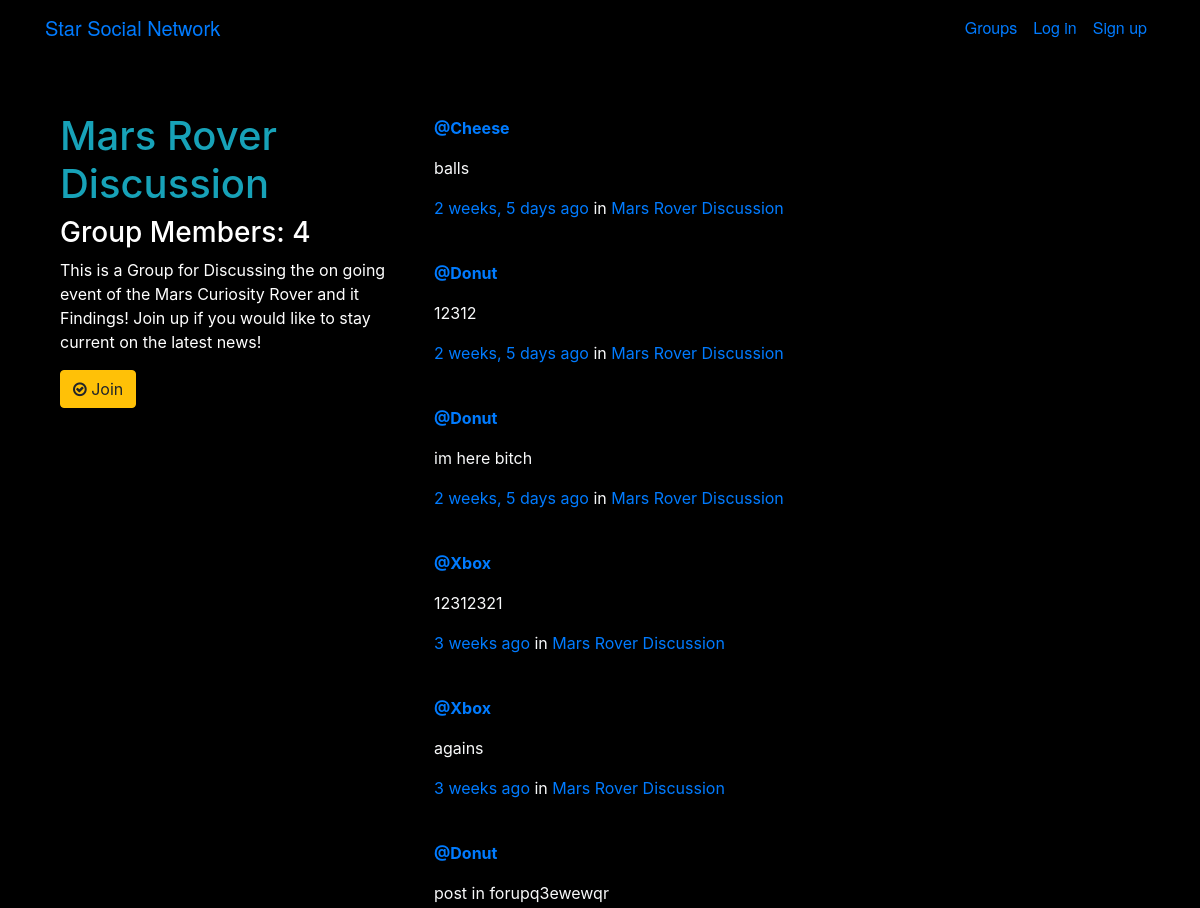
Page /groups/posts/in/mars-rover-discussion/ (upper part) on the earlier database version.
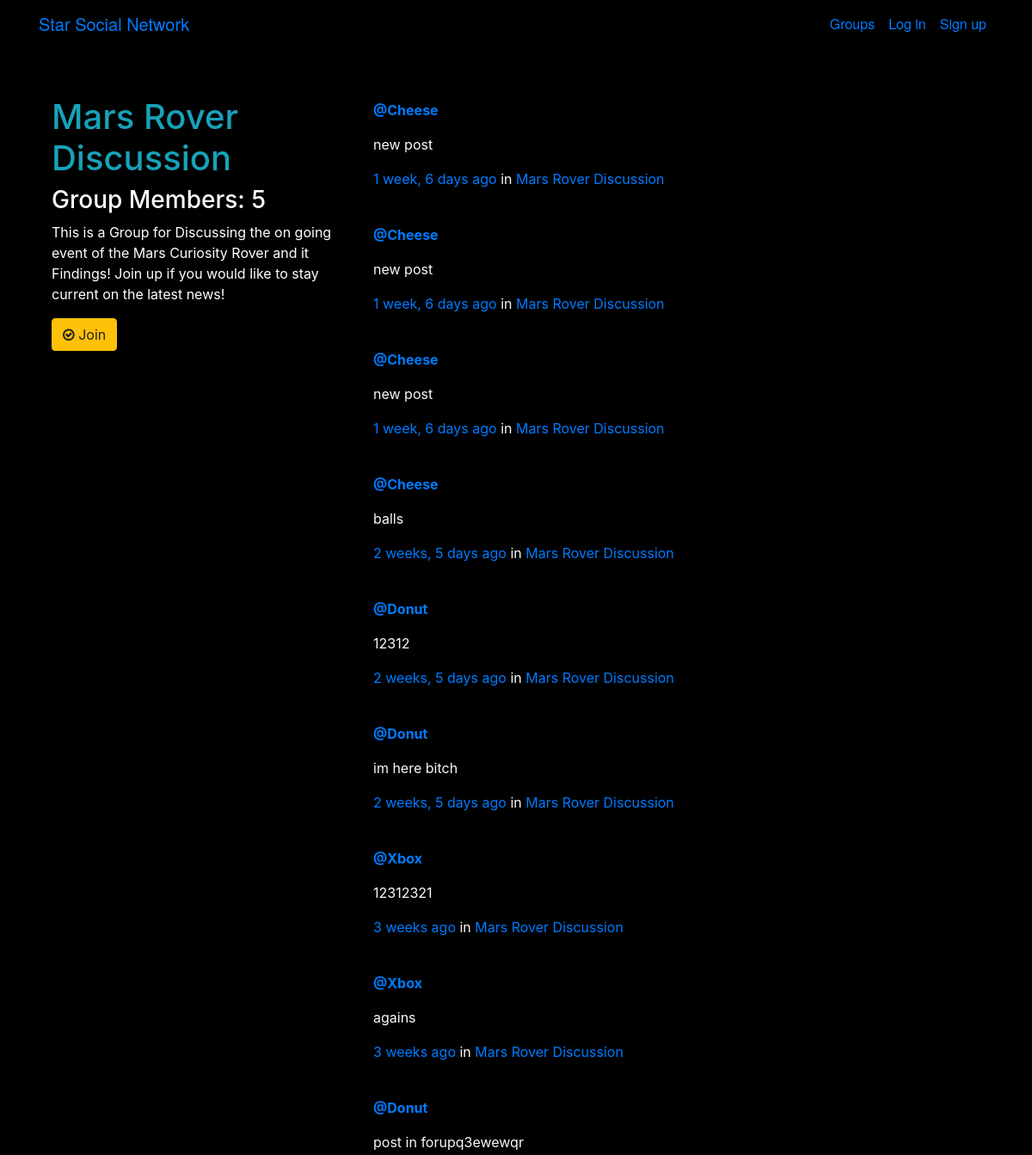
Same page on the later database version.
### groups/models.py (models this page shows, shortened)
class Group(models.Model):
    name = models.CharField(max_length=255,unique=True)
    slug = models.SlugField(allow_unicode = True,unique=True)
    description = models.TextField(blank=True, default='')
    description_html = models.TextField(editable=False, default='',blank= True)
    members = models.ManyToManyField(User,through='GroupMember')

### posts/models.py (models this page shows, shortened)
class Post(models.Model):
    user = models.ForeignKey(User,related_name='posts',on_delete=models.CASCADE)
    created_at = models.DateTimeField(auto_now_add=True)
    message = models.TextField(blank=True,)
    message_html = models.TextField(editable=False)
    group = models.ForeignKey(Group,related_name='posts',null = True, blank=True,on_delete=models.CASCADE)
    class Meta:
        ordering = ['-created_at']
        unique_together = ['user','message']

### groups/views.py (the view)
# urls.py: path("posts/in/<slug>/",views.SingleGroup.as_view(),name="single"),
class SingleGroup(generic.DetailView):
    model = Group
    select_related = ("user", "group")
    class Meta:
        ordering = ['-created_at']

### groups/templates/groups/group_detail.html
{% extends "groups/group_base.html" %}
{% block pregroup %}
<div class="pt-5  col-md-4 ">
  <h1 class="text-info">{{group.name}}</h1>
  <h3 >Group Members: {{group.members.count}}</h3>
  <div class=''style="max-width:400px;">
	<p>{{group.description|safe}}</p>
  </div>
  <div class="content ">
  	{% if user in group.members.all %}
  		<a href="{% url 'groups:leave' slug=group.slug %}" class="btn btn-warning"><span class=></span> Leave Group</a>
		<a href="{% url 'posts:create' %}" class="btn btn-warning">Create Post</a>
  	{% else %}
  		<a href="{% url 'groups:join' slug=group.slug %}" class="btn btn-warning"><span class="fa fa-check-circle-o"></span> Join</a>
  	{% endif %}
  </div>
  <br>
</div>
{% endblock %}
{% block group_content %}
<div id='' class=" pt-5 rounded col-md-8 " >
	{% if group.posts.count == 0 %}
	<h2>No posts in this group yet!</h2>
	{% else %}
		{% for post in group.posts.all %}
			{% include "posts/_post.html" %}
		{% endfor %}
	{% endif %}
</div>
{% endblock %}

### posts/templates/posts/_post.html (shortened to what this page needs)
<div class="post media ">
	<div class="media-body container text-light p-1 col-md-12 ">
		<a href="{% url 'posts:for_user' username=post.user.username %}"><strong >@{{ post.user.username }}</strong></a>
		<p class="media-heading nasatext">{{ post.message_html|safe|urlize }}</p>
			<time class="time text-primary">{{ post.created_at | timesince}} ago</time>
			{% if post.group %}
			<span class="group-name">in <a href="{% url 'groups:all' %}">{{ post.group.name }}</a></span>
			{% endif %}
		<hr>
	</div>
</div>

Differences in the rows shown:
computed for Group "Mars Rover Discussion": members.count "4" → "5"
added Post: user.username "Cheese", message_html "new post", created_at "1 week, 6 days", group.name "Mars Rover Discussion"
added Post: user.username "Cheese", message_html "new post", created_at "1 week, 6 days", group.name "Mars Rover Discussion"
added Post: user.username "Cheese", message_html "new post", created_at "1 week, 6 days", group.name "Mars Rover Discussion"
